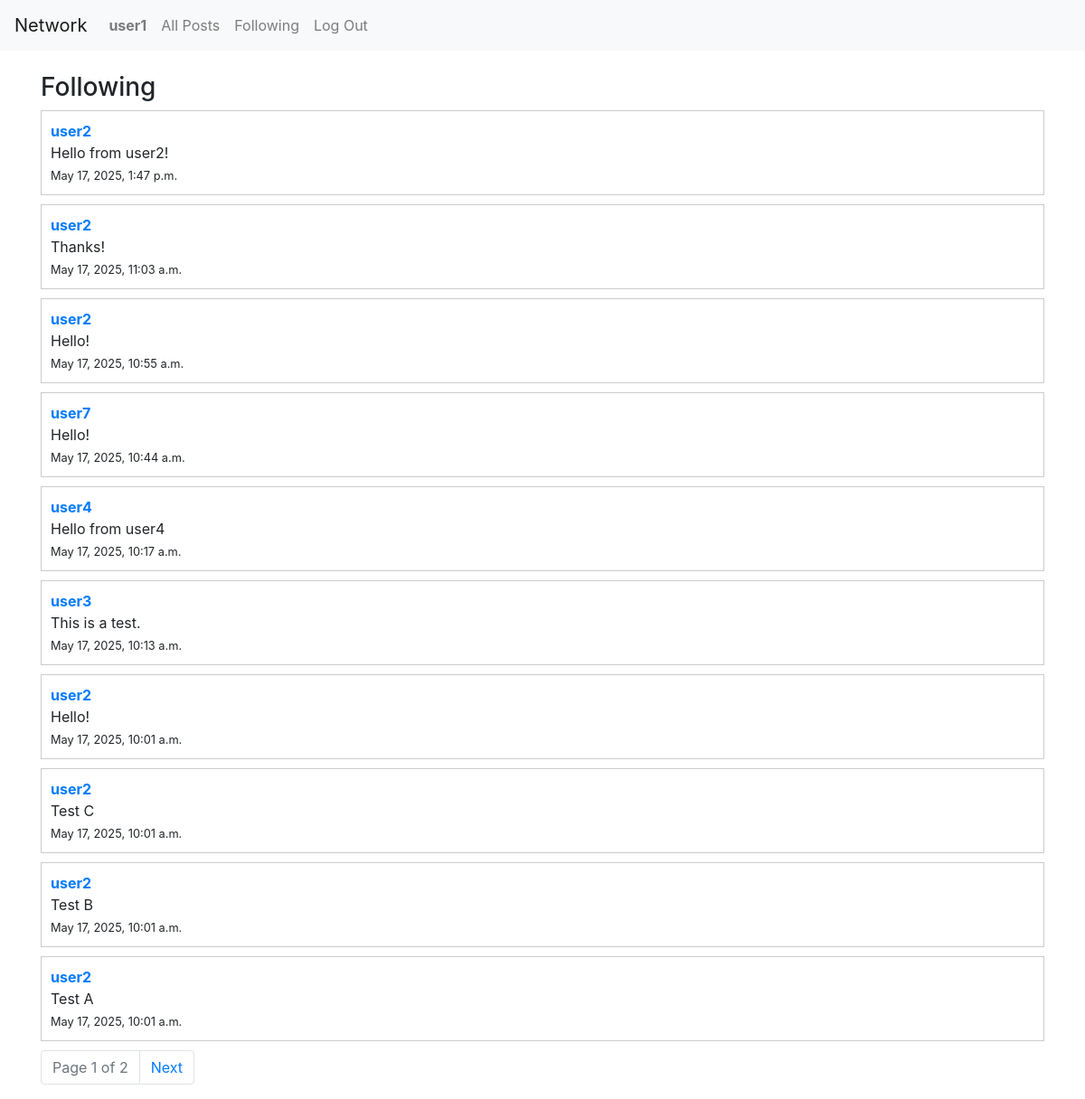
Page /following (signed in) on the committed database.
### network/models.py (models this page shows, shortened)
class User(AbstractUser):
    pass

class Post(models.Model):
    user = models.ForeignKey(User, on_delete=models.CASCADE, related_name="posts")
    content = models.TextField(max_length=280)
    timestamp = models.DateTimeField(auto_now_add=True)

### network/views.py (the view)
# urls.py: path("following", views.following_posts, name="following"),
@login_required
def following_posts(request):
    followed_users = Follow.objects.filter(follower=request.user).values_list('following', flat=True)
    posts_list = Post.objects.filter(user__in=followed_users).order_by('-timestamp')
    paginator = Paginator(posts_list, 10)
    page_number = request.GET.get("page")
    posts = paginator.get_page(page_number)
    return render(request, "network/following.html", {
        "posts": posts
    })

### network/templates/network/following.html (shortened to what this page needs)
{% extends "network/layout.html" %}
{% block body %}
  <h3>Following</h3>
  {% for post in posts %}
    <div style="border: 1px solid #ccc; padding: 10px; margin-bottom: 10px;">
        <strong><a href="{% url 'profile' username=post.user.username %}">{{ post.user.username }}</a></strong><br>
        {{ post.content }}<br>
        <small>{{ post.timestamp }}</small>
    </div>
  {% empty %}
    <p>You are not following anyone or they have no posts.</p>
  {% endfor %}
  <div class="pagination">
      <nav aria-label="Page navigation">
        <ul class="pagination justify-content-center">
          <li class="page-item disabled">
              <span class="page-link">Page {{ posts.number }} of {{ posts.paginator.num_pages }}</span>
          </li>
          {% if posts.has_next %}
              <li class="page-item">
                  <a class="page-link" href="?page={{ posts.next_page_number }}">Next</a>
              </li>
          {% endif %}
        </ul>
      </nav>
  </div>
{% endblock %}

### network/templates/network/layout.html (shortened to what this page needs)
{% load static %}
<!DOCTYPE html>
<html lang="en">
<head>
    <link rel="stylesheet" href="https://stackpath.bootstrapcdn.com/bootstrap/4.4.1/css/bootstrap.min.css"
>
    <link href="{% static 'network/styles.css' %}" rel="stylesheet">
</head>
<body>
    <nav class="navbar navbar-expand-lg navbar-light bg-light">
        <a class="navbar-brand" href="{% url 'index' %}">Network</a>
        <div class="collapse navbar-collapse">
            <ul class="navbar-nav mr-auto">
                {% if user.is_authenticated %}
                    <li class="nav-item">
                        <a class="nav-link" href="#"><strong>{{ user.username }}</strong></a>
                    </li>
                    <li class="nav-item">
                        <a class="nav-link" href="{% url 'index' %}">All Posts</a>
                    </li>
                    <li class="nav-item">
                        <a class="nav-link" href="{% url 'following' %}">Following</a>
                    </li>
                    <li class="nav-item">
                        <a class="nav-link" href="{% url 'logout' %}">Log Out</a>
                    </li>
                {% endif %}
            </ul>
        </div>
    </nav>
    <div class="container mt-4">
        {% block body %}
        {% endblock %}
    </div>
</body>
</html>

### rows in the picture
User: username "user1"
Post: user.username "user2", content "Hello from user2!", timestamp "May 17, 2025, 1:47 p.m."
Post: user.username "user2", content "Thanks!", timestamp "May 17, 2025, 11:03 a.m."
Post: user.username "user2", content "Hello!", timestamp "May 17, 2025, 10:55 a.m."
Post: user.username "user7", content "Hello!", timestamp "May 17, 2025, 10:44 a.m."
Post: user.username "user4", content "Hello from user4", timestamp "May 17, 2025, 10:17 a.m."
Post: user.username "user3", content "This is a test.", timestamp "May 17, 2025, 10:13 a.m."
Post: user.username "user2", content "Hello!", timestamp "May 17, 2025, 10:01 a.m."
Post: user.username "user2", content "Test C", timestamp "May 17, 2025, 10:01 a.m."
Post: user.username "user2", content "Test B", timestamp "May 17, 2025, 10:01 a.m."
Post: user.username "user2", content "Test A", timestamp "May 17, 2025, 10:01 a.m."

### other values in the picture
{{ posts.number }} "1"
{{ posts.paginator.num_pages }} "2"
